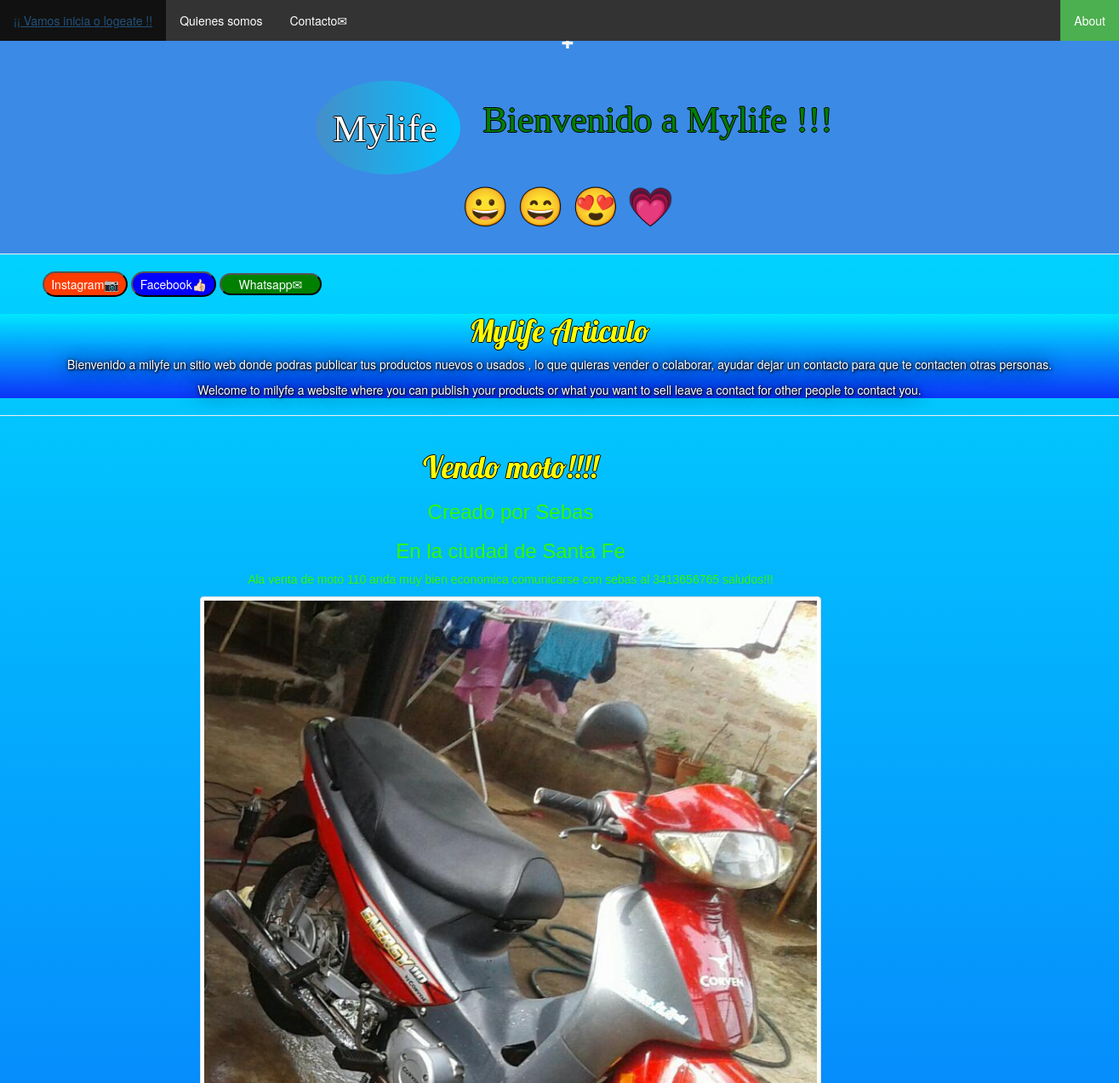
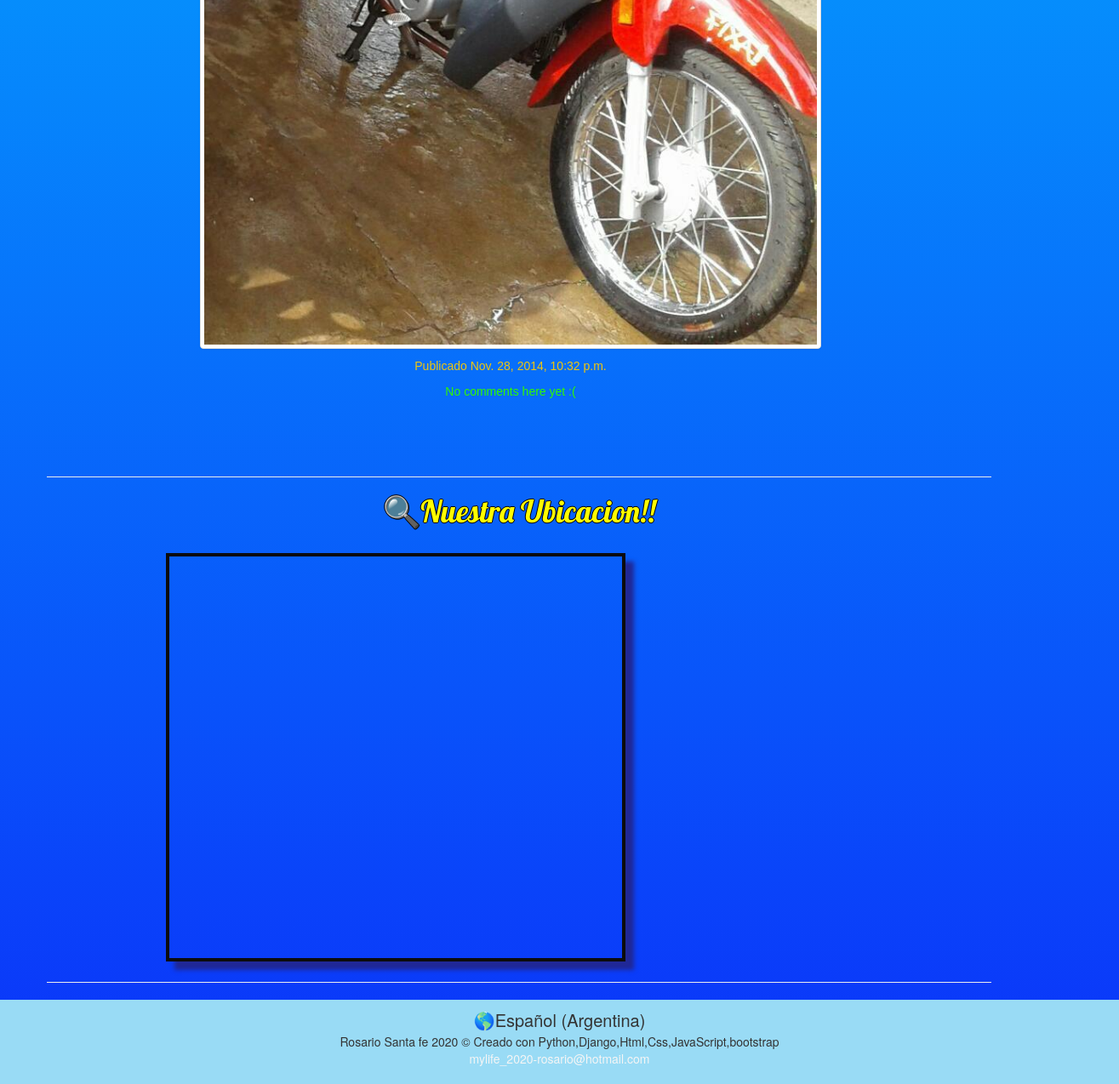
The page /mylife/post/17/ (signed in) on the database its author committed (2 pictures, top to bottom).
### mylife/models.py (models this page shows, shortened)
class Publicacion(models.Model):
    persona = models.ForeignKey(Persona, on_delete=models.CASCADE)
    nombre_mio = models.CharField(max_length=10,default='')
    ciudad_mia = models.CharField(max_length=20,default='')
    mi_titulo = models.CharField(max_length=30)
    mi_texto = models.TextField(max_length=1000)
    mi_foto = models.ImageField(upload_to='media', null=True, blank=True)
    fecha_publicacion = models.DateTimeField('published_date')

### mylife/views.py (the view)
# urls.py: path(r'post/<int:pk>/', views.post_detail, name='post_detail'),
def post_detail(request, pk):
    post = get_object_or_404(Publicacion, pk=pk)
    return render(request, 'mylife/post_detail.html', {'post': post})

### mylife/templates/mylife/post_detail.html
{% extends 'mylife/base.html' %}
{% block content %}
{% if user.is_authenticated %}
<div class="post">
    <h1>{{ post.mi_titulo }}</h1>
    <h3><p>Creado por  {{ post.nombre_mio }}</p></h3>
    <h3><p>En la ciudad de   {{ post.ciudad_mia }}</p></h3>
    <p>{{ post.mi_texto }}</p>
    {% if user.is_authenticated %}
    <p><img src="{{ post.mi_foto.url }}" class="img-thumbnail" alt="User Image" enctype="multipart/form-data" ></p>
    {% endif %}
    <div class="date">
        <p> Publicado {{ post.fecha_publicacion }}</p>
    </div>
    {% for comment in post.comments.all %}
    {% if user.is_authenticated or comment.approved_comment %}
    <div class="comment">
        <div class="date">
            {{ comment.created_date }}
            {% if not comment.approved_comment %}
            {% endif %}
        </div>
        <strong>{{ comment.autor }}</strong>
        <p>{{ comment.texto|linebreaks }}</p>
        <a href="{% url 'post_detail' pk=post.pk %}">Comments: {{ post.approved_comments.count }}</a>
        <a class="btn btn-default" href="{% url 'add_comment_to_post' pk=post.pk %}">Add comment</a>
        <a class="btn btn-default" href="{% url 'comment_remove' pk=comment.pk %}"><span class="glyphicon glyphicon-remove"></span>Eliminar</a>
        <a class="btn btn-default" href="{% url 'comment_approve' pk=comment.pk %}"><span class="glyphicon glyphicon-ok"></span>Aprovar</a>
    </div>
    {% endif %}
     {% empty %}
         <p>No comments here yet :(</p>
     {% endfor %}
</div>
{% endif %}
{% endblock %}

### mylife/static/css/mylife.css (style rules this page uses)
h1 { text-align: center; color:#5896c0; font-family: 'Lobster'; color: yellow; text-shadow: -1px 0 black, 0 1px black, 1px 0 black, 0 -1px black; }
body { padding-left: 0px; animation-name: mymove; background-color: rgb(153, 219, 245); animation: mymove 5s infinite; background: linear-gradient(to top, #0b33f9, #00e7ff); position: relative; }
.date { color: #f1c70a; }
.post { margin-bottom: 70px; }
.post p { text-align: center; font-family:"Arial Black", Gadget, sans-serif ; }
.post { color: #31f700; position: relative; left: 180px; }

### rows shown on the page
Publicacion: mi_titulo "Vendo moto!!!!", nombre_mio "Sebas", ciudad_mia "Santa Fe", mi_texto "Ala venta de moto 110 anda muy bien economica comunicarse con sebas al 3413656765 saludos!!!", mi_foto (picture), fecha_publicacion "Nov. 28, 2014, 10:32 p.m."
